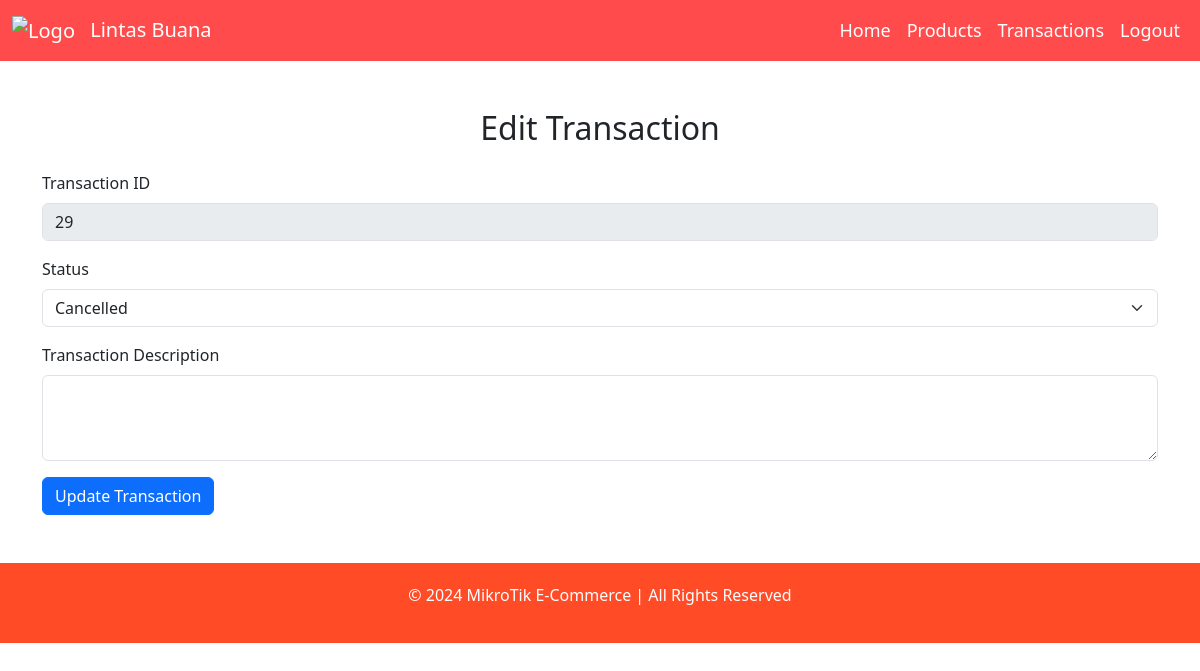
The app's page /admin/edit_transaction.php?transaction_id=29 (signed in), older data.
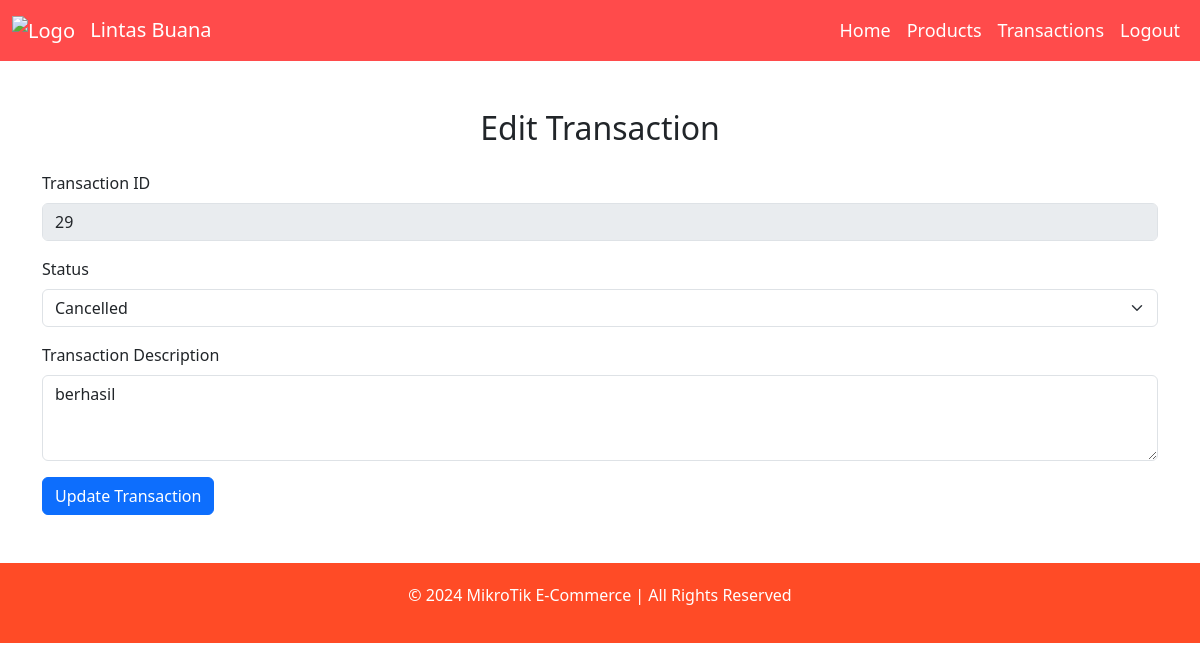
The same page, newer data.
### tables this page shows
CREATE TABLE `transaction_detail` (
  `transaction_detail_id` int(11) NOT NULL,
  `transaction_id` int(11) DEFAULT NULL,
  `product_id` int(11) DEFAULT NULL,
  `quantity` int(11) DEFAULT NULL,
  `total_price` decimal(10,2) DEFAULT NULL,
  `status` enum('cancelled','pending','completed') DEFAULT 'pending',
  `payment_proof` varchar(255) DEFAULT NULL,
  `transaction_description` varchar(255) NOT NULL
);

### admin/edit_transaction.php (the view, shortened to what this page needs)
<?php
include 'config.php';
if (isset($_GET['transaction_id'])) {
    $transactionId = $_GET['transaction_id'];
    $query = "SELECT t.transaction_id, td.status, td.transaction_description
              FROM transaction t
              JOIN transaction_detail td ON t.transaction_id = td.transaction_id
              WHERE t.transaction_id = $transactionId";
    $result = mysqli_query($conn, $query);
    if (mysqli_num_rows($result) > 0) {
        $transaction = mysqli_fetch_assoc($result);
        $currentStatus = $transaction['status'];
        $currentDescription = $transaction['transaction_description'];
    } else {
        echo "Transaction not found!";
        exit();
    }
} else {
    echo "No transaction ID provided!";
    exit();
}
?>
<!DOCTYPE html>
<html lang="en">
<head>
    <link href="style.css" rel="stylesheet">
    <link href="https://cdn.jsdelivr.net/npm/bootstrap@5.3.0-alpha1/dist/css/bootstrap.min.css" rel="stylesheet">
</head>
<body>
    <header>
        <nav class="navbar navbar-expand-lg navbar-dark">
            <div class="container-fluid">
                <a class="navbar-brand" href="">
                    <img src="images/logo.jpg" alt="Logo"> Lintas Buana
                </a>
                <div class="collapse navbar-collapse" id="navbarNav">
                    <ul class="navbar-nav ms-auto">
                        <li class="nav-item">
                            <a class="nav-link active" aria-current="page" href="#">Home</a>
                        </li>
                        <?php if(isset($_SESSION['admin'])): ?>
                            <li class="nav-item">
                            <a class="nav-link" href="products.php">Products</a>
                            </li>
                            <li class="nav-item">
                                <a class="nav-link" href="transactions.php">Transactions</a>
                            </li>
                            <li class="nav-item">
                                <a class="nav-link" href="admin/logout.php">Logout</a>
                            </li>
                        <?php endif; ?>
                    </ul>
                </div>
            </div>
        </nav>
    </header>
    <section class="container my-5">
        <h2 class="text-center mb-4">Edit Transaction</h2>
        <form method="POST">
            <div class="mb-3">
                <label for="transaction_id" class="form-label">Transaction ID</label>
                <input type="text" class="form-control" id="transaction_id" value="<?php echo $transactionId; ?>" disabled>
            </div>
            <div class="mb-3">
                <label for="status" class="form-label">Status</label>
                <select class="form-select" id="status" name="status">
                    <option value="cancelled" <?php echo ($currentStatus == 'cancelled') ? 'selected' : ''; ?>>Cancelled</option>
                </select>
            </div>
            <div class="mb-3">
                <label for="transaction_description" class="form-label">Transaction Description</label>
                <textarea class="form-control" id="transaction_description" name="transaction_description" rows="3"><?php echo htmlspecialchars($currentDescription); ?></textarea>
            </div>
            <button type="submit" name="submit" class="btn btn-primary">Update Transaction</button>
        </form>
    </section>
    <footer class="footer">
        <p>&copy; 2024 MikroTik E-Commerce | All Rights Reserved</p>
    </footer>
</body>
</html>

Row changes from the older to the newer data that the page shows:
now on this page (row edited): transaction_detail: transaction_description "berhasil"
